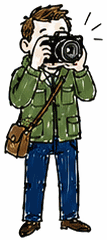
#> input picture assets/fotograf.png, 107 x 240 px
$ python slice_sheets.py ../assets/fotograf.png 5 ../assets/applaus.png
#> lines starting #> are read from the running program, lines starting #| are printed output that depends on the picture; after the words box and inside, x2 and y2 are one past the last pixel; in counts of white or black regions, pixels touching at a corner belong together
"""Skjer ressurs-arka opp i einskilde sprites med gjennomsiktig bakgrunn.

Arka er teikningar på papir. Vi finn kvar teikning ved å utvide blekket til
samanhengande flekkar, og skriv ut ein trimma PNG per flekk.
"""
import json
import sys
from pathlib import Path

import numpy as np
from PIL import Image

SCALE = 4  # nedskalering før flekk-søk


def mask_of(im, thr=243):
    a = np.asarray(im.convert('RGB')).astype(np.int16)
    # blekk = alt som ikkje er nær papirkvitt
    return a.min(axis=2) < thr


def block_max(m, k):
    h, w = m.shape
    h2, w2 = h // k * k, w // k * k
    return m[:h2, :w2].reshape(h2 // k, k, w2 // k, k).max(axis=(1, 3))


def dilate(m, n):
    for _ in range(n):
        out = m.copy()
        out[1:, :] |= m[:-1, :]
        out[:-1, :] |= m[1:, :]
        out[:, 1:] |= m[:, :-1]
        out[:, :-1] |= m[:, 1:]
        m = out
    return m


def components(m):
    """Enkel flood fill; m er lita, så dette held."""
    h, w = m.shape
    lab = np.zeros((h, w), np.int32)
    boxes = []
    cur = 0
    for y0 in range(h):
        for x0 in range(w):
            if not m[y0, x0] or lab[y0, x0]:
                continue
            cur += 1
            stack = [(y0, x0)]
            lab[y0, x0] = cur
            miny = maxy = y0
            minx = maxx = x0
            n = 0
            while stack:
                y, x = stack.pop()
                n += 1
                if y < miny: miny = y
                if y > maxy: maxy = y
                if x < minx: minx = x
                if x > maxx: maxx = x
                for dy, dx in ((1, 0), (-1, 0), (0, 1), (0, -1)):
                    ny, nx = y + dy, x + dx
                    if 0 <= ny < h and 0 <= nx < w and m[ny, nx] and not lab[ny, nx]:
                        lab[ny, nx] = cur
                        stack.append((ny, nx))
            boxes.append({'id': cur, 'box': (minx, miny, maxx, maxy), 'px': n})
    return boxes


def tight(mask, box, pad=3):
    x0, y0, x1, y1 = box
    sub = mask[y0:y1 + 1, x0:x1 + 1]
    ys = np.where(sub.any(axis=1))[0]
    xs = np.where(sub.any(axis=0))[0]
    if not len(ys) or not len(xs):
        return None
    b = (int(x0 + xs[0] - pad), int(y0 + ys[0] - pad), int(x0 + xs[-1] + 1 + pad), int(y0 + ys[-1] + 1 + pad))
    return (max(0, b[0]), max(0, b[1]), min(mask.shape[1], b[2]), min(mask.shape[0], b[3]))


def find_parts(path, grow=3, min_px=60):
#> called with path = '../assets/fotograf.png', grow = 5, min_px = 60
    im = Image.open(path).convert('RGB')
    mask = mask_of(im)
#> in mask_of, `return a.min(axis=2) < thr`:
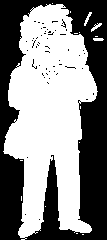
#> returned value: shape (240, 107) bool; 53.5% white; 54 black regions (53 under 20 px), largest, box (x1, y1, x2, y2) and area: (0, 0, 107, 240) 11784
    small = dilate(block_max(mask, SCALE), grow)
#> in block_max, `return m[:h2, :w2].reshape(h2 // k, k, w2 // k, k).max(axis=(1, 3))`:
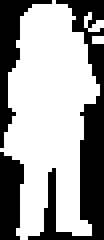
#> returned value: shape (60, 26) bool (shown 4 times larger); 62.1% white; 3 black regions, box (x1, y1, x2, y2) and area: (7, 0, 26, 60) 347, (0, 0, 13, 37) 137, (0, 38, 6, 60) 107
#> the loop in dilate, `for _ in range(n):` made 5 passes
#> pass 1, in dilate, `m = out`:
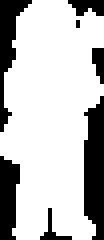
#> m: shape (60, 26) bool (shown 4 times larger); 74.8% white; 7 black regions (2 under 20 px), largest, box (x1, y1, x2, y2) and area: (21, 24, 26, 60) 148, (0, 0, 8, 33) 96, (0, 39, 5, 60) 83, (17, 0, 26, 4) 27, (23, 12, 26, 21) 20
#> pass 3, in dilate, `m = out`:
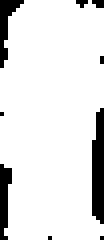
#> m: shape (60, 26) bool (shown 4 times larger); 89.2% white; 9 black regions (6 under 20 px), largest, box (x1, y1, x2, y2) and area: (23, 27, 26, 56) 75, (0, 0, 6, 17) 40, (0, 41, 3, 60) 39
#> after the loop in dilate, `for _ in range(n):`:
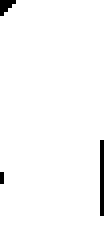
#> out: shape (60, 26) bool (shown 4 times larger); 97.9% white; black in thin lines or dots
    parts = []
    for c in components(small):
#> in components, `h, w = m.shape`: h = 60; w = 26
#> in components, `cur = 0`: cur = 0
        if c['px'] < min_px:
            continue
        x0, y0, x1, y1 = c['box']
        b = tight(mask, (x0 * SCALE, y0 * SCALE, min(mask.shape[1] - 1, (x1 + 1) * SCALE), min(mask.shape[0] - 1, (y1 + 1) * SCALE)))
        if b:
            parts.append({'box': b, 'w': b[2] - b[0], 'h': b[3] - b[1], 'px': int(c['px'])})
#> this loop made 1 pass
#> pass 1, in tight, `sub = mask[y0:y1 + 1, x0:x1 + 1]`:
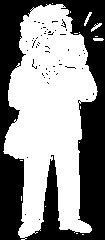
#> sub: shape (240, 105) bool; 54.5% white; 54 black regions (53 under 20 px), largest, box (x1, y1, x2, y2) and area: (0, 0, 105, 240) 11304
#> after the loop, parts = 1 item
    # les i rader: sorter på y, grupper, så på x
    parts.sort(key=lambda p: p['box'][1])
    rows = []
    for p in parts:
        placed = False
        for r in rows:
            if abs(p['box'][1] - r[0]['box'][1]) < 70:
                r.append(p)
                placed = True
                break
        if not placed:
            rows.append([p])
#> this loop made 1 pass
#> p on pass 1: {'box': (0, 0, 107, 240), 'w': 107, 'h': 240, 'px': 1528}
#> after the loop, rows = 1 item
    ordered = []
    for r in rows:
        r.sort(key=lambda p: p['box'][0])
        ordered.extend(r)
#> this loop made 1 pass
#> after the loop, ordered = 1 item
    return im, mask, ordered


def cut(im, mask, box, out, soft=True):
    x0, y0, x1, y1 = box
    rgb = im.crop((x0, y0, x1, y1)).convert('RGB')
    a = np.asarray(rgb).astype(np.float32)
    # papiret blir gjennomsiktig: alfa frå kor mykje blekk som ligg i pikselen
    lum = a.min(axis=2)
    alpha = np.clip((250.0 - lum) / 30.0, 0, 1)
    if not soft:
        alpha = (alpha > 0.15).astype(np.float32)
    # behald fargen, men dra vekk papirkvitten der det er halvgjennomsiktig
    out_rgb = np.clip(a, 0, 255).astype(np.uint8)
    res = np.dstack([out_rgb, (alpha * 255).astype(np.uint8)])
    Image.fromarray(res, 'RGBA').save(out)


def debug_sheet(im, parts, out):
    from PIL import ImageDraw
    d = im.copy()
    g = ImageDraw.Draw(d)
    for i, p in enumerate(parts):
        g.rectangle(p['box'], outline=(220, 30, 30), width=3)
        g.text((p['box'][0] + 4, p['box'][1] + 2), str(i), fill=(200, 0, 0))
    d.save(out)


if __name__ == '__main__':
    src = sys.argv[1]
    grow = int(sys.argv[2]) if len(sys.argv) > 2 else 3
    im, mask, parts = find_parts(src, grow=grow)
#> parts = 1 item
    print(json.dumps([{'i': i, 'box': p['box'], 'w': p['w'], 'h': p['h']} for i, p in enumerate(parts)]))
#| [{"i": 0, "box": [0, 0, 107, 240], "w": 107, "h": 240}]
    debug_sheet(im, parts, sys.argv[3] if len(sys.argv) > 3 else '/tmp/debug.png')
#> the loop in debug_sheet, `for i, p in enumerate(parts):` made 1 pass
#> in debug_sheet, `d.save(out)`:
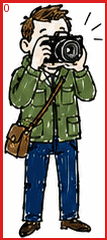
#> saved as applaus.png: PIL image 107x240 RGB; mean R, G, B 156.4, 147.7, 142.7

$ run again, on assets/balkong.png
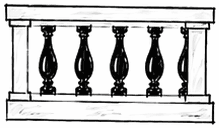
#> input picture assets/balkong.png, 219 x 128 px
#> the loop in dilate, `for _ in range(n):` made 5 passes
#> in components, `h, w = m.shape`: h = 32; w = 54
#> cur = 0
#> the loop in find_parts, `for c in components(small):` made 1 pass
#> (c, b) on pass 1: ({'id': 1, 'box': (0, 0, 53, 31), 'px': 1728}, (0, 0, 219, 128))
#> after the loop in find_parts, `for c in components(small):`: parts = 1 item
#> the loop in find_parts, `for p in parts:` made 1 pass
#> p on pass 1: {'box': (0, 0, 219, 128), 'w': 219, 'h': 128, 'px': 1728}
#> the loop in find_parts, `for r in rows:` made 1 pass
#| [{"i": 0, "box": [0, 0, 219, 128], "w": 219, "h": 128}]
#> the loop in debug_sheet, `for i, p in enumerate(parts):` made 1 pass
#> in debug_sheet, `d.save(out)`:
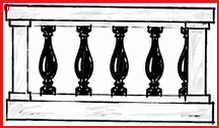
#> saved as balkong.png: PIL image 219x128 RGB; mean R, G, B 193.6, 181.9, 181.9
